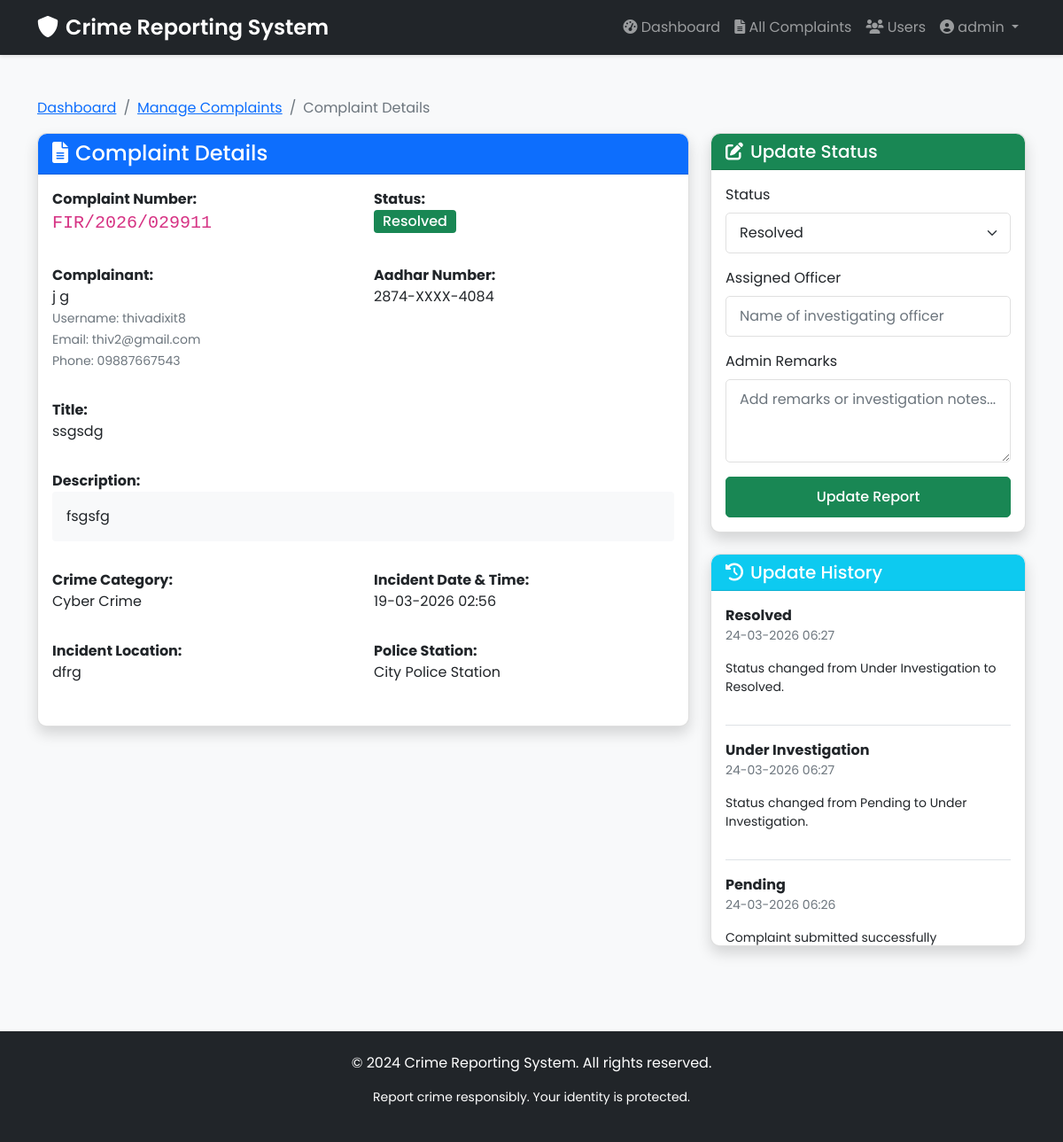
The app's page /admin/report/2 (signed in) with its own data.
### app/models.py (models this page shows, shortened)
class User(UserMixin, db.Model):
    id = db.Column(db.Integer, primary_key=True)
    username = db.Column(db.String(80), unique=True, nullable=False)
    email = db.Column(db.String(120), unique=True, nullable=False)
    password_hash = db.Column(db.String(200), nullable=False)
    full_name = db.Column(db.String(100))
    phone = db.Column(db.String(20))
    aadhar_number = db.Column(db.String(12), unique=True)
    is_admin = db.Column(db.Boolean, default=False)
    is_active = db.Column(db.Boolean, default=True)
    created_at = db.Column(db.DateTime, default=datetime.utcnow)
    reports = db.relationship('Report', backref='complainant', lazy=True)

class Report(db.Model):
    id = db.Column(db.Integer, primary_key=True)
    complaint_number = db.Column(db.String(20), unique=True, nullable=False)
    user_id = db.Column(db.Integer, db.ForeignKey('user.id'), nullable=False)
    title = db.Column(db.String(200), nullable=False)
    description = db.Column(db.Text, nullable=False)
    crime_category = db.Column(db.String(50), nullable=False)
    incident_date = db.Column(db.DateTime, nullable=False)
    incident_location = db.Column(db.String(200), nullable=False)
    police_station = db.Column(db.String(100), nullable=False)
    evidence_file = db.Column(db.String(200))
    status = db.Column(db.String(20), default='Pending')
    status_updated_at = db.Column(db.DateTime, default=datetime.utcnow)
    assigned_officer = db.Column(db.String(100))
    created_at = db.Column(db.DateTime, default=datetime.utcnow)
    updated_at = db.Column(db.DateTime, default=datetime.utcnow, onupdate=datetime.utcnow)
    admin_remarks = db.Column(db.Text)

class ReportUpdate(db.Model):
    id = db.Column(db.Integer, primary_key=True)
    report_id = db.Column(db.Integer, db.ForeignKey('report.id'), nullable=False)
    status = db.Column(db.String(20))
    remarks = db.Column(db.Text)
    created_at = db.Column(db.DateTime, default=datetime.utcnow)
    report = db.relationship('Report', backref='updates', lazy=True)

### app/routes/admin.py (the view)
@bp.route('/report/<int:report_id>')
@login_required
@admin_required
def view_report(report_id):
    report = Report.query.get_or_404(report_id)
    form = ReportUpdateForm()
    form.status.data = report.status
    form.assigned_officer.data = report.assigned_officer
    form.remarks.data = report.admin_remarks
    return render_template('admin/view_report.html', title='View Complaint', report=report, form=form)

### app/forms.py
class ReportUpdateForm(FlaskForm):
    status = SelectField('Status', choices=[
        ('Pending', 'Pending'),
        ('Under Investigation', 'Under Investigation'),
        ('Evidence Collected', 'Evidence Collected'),
        ('Resolved', 'Resolved'),
        ('Rejected', 'Rejected')
    ], validators=[DataRequired()])
    remarks = TextAreaField('Admin Remarks', validators=[Optional()])
    assigned_officer = StringField('Assigned Officer', validators=[Optional(), Length(max=100)])
    submit = SubmitField('Update Report')

### app/models.py (called while the page is built)
@login_manager.user_loader
def load_user(user_id):
    return User.query.get(int(user_id))

### app/routes/admin.py (called while the page is built)
def admin_required(f):
    @wraps(f)
    def decorated_function(*args, **kwargs):
        if (
            not current_user.is_authenticated
            or not current_user.is_admin
            or not current_user.is_active
        ):
            flash('You do not have permission to access this page.', 'danger')
            return redirect(url_for('auth.index'))
        return f(*args, **kwargs)
    return decorated_function

### app/templates/admin/view_report.html (shortened to what this page needs)
{% extends "base.html" %}
{% block content %}
<div class="container py-5">
    <div class="row">
        <div class="col-12">
            <nav aria-label="breadcrumb">
                <ol class="breadcrumb">
                    <li class="breadcrumb-item"><a href="{{ url_for('admin.dashboard') }}">Dashboard</a></li>
                    <li class="breadcrumb-item"><a href="{{ url_for('admin.manage_reports') }}">Manage Complaints</a></li>
                    <li class="breadcrumb-item active">Complaint Details</li>
                </ol>
            </nav>
        </div>
    </div>
    <div class="row">
        <div class="col-lg-8">
            <div class="card shadow mb-4">
                <div class="card-header bg-primary text-white">
                    <h4 class="mb-0"><i class="fas fa-file-alt me-2"></i>Complaint Details</h4>
                </div>
                <div class="card-body">
                    <div class="row mb-3">
                        <div class="col-md-6">
                            <strong>Complaint Number:</strong>
                            <p><code class="fs-5">{{ report.complaint_number }}</code></p>
                        </div>
                        <div class="col-md-6">
                            <strong>Status:</strong>
                            <p>
                                {% if report.status == 'Pending' %}
                                    <span class="badge bg-warning fs-6">Pending</span>
                                {% elif report.status == 'Under Investigation' %}
                                    <span class="badge bg-info fs-6">Under Investigation</span>
                                {% elif report.status == 'Evidence Collected' %}
                                    <span class="badge bg-secondary fs-6">Evidence Collected</span>
                                {% elif report.status == 'Resolved' %}
                                    <span class="badge bg-success fs-6">Resolved</span>
                                {% elif report.status == 'Rejected' %}
                                    <span class="badge bg-danger fs-6">Rejected</span>
                                {% else %}
                                    <span class="badge bg-secondary fs-6">{{ report.status }}</span>
                                {% endif %}
                            </p>
                        </div>
                    </div>
                    <div class="row mb-3">
                        <div class="col-md-6">
                            <strong>Complainant:</strong>
                            <p>
                                {{ report.complainant.full_name }}<br>
                                <small class="text-muted">Username: {{ report.complainant.username }}</small><br>
                                <small class="text-muted">Email: {{ report.complainant.email }}</small><br>
                                <small class="text-muted">Phone: {{ report.complainant.phone }}</small>
                            </p>
                        </div>
                        <div class="col-md-6">
                            <strong>Aadhar Number:</strong>
                            <p>{{ report.complainant.aadhar_number[:4] }}-XXXX-{{ report.complainant.aadhar_number[-4:] }}</p>
                        </div>
                    </div>
                    <div class="row mb-3">
                        <div class="col-12">
                            <strong>Title:</strong>
                            <p>{{ report.title }}</p>
                        </div>
                    </div>
                    <div class="row mb-3">
                        <div class="col-12">
                            <strong>Description:</strong>
                            <p class="bg-light p-3 rounded">{{ report.description }}</p>
                        </div>
                    </div>
                    <div class="row mb-3">
                        <div class="col-md-6">
                            <strong>Crime Category:</strong>
                            <p>{{ report.crime_category }}</p>
                        </div>
                        <div class="col-md-6">
                            <strong>Incident Date & Time:</strong>
                            <p>{{ report.incident_date.strftime('%d-%m-%Y %H:%M') }}</p>
                        </div>
                    </div>
                    <div class="row mb-3">
                        <div class="col-md-6">
                            <strong>Incident Location:</strong>
                            <p>{{ report.incident_location }}</p>
                        </div>
                        <div class="col-md-6">
                            <strong>Police Station:</strong>
                            <p>{{ report.police_station }}</p>
                        </div>
                    </div>
                </div>
            </div>
        </div>
        <div class="col-lg-4">
            <div class="card shadow mb-4">
                <div class="card-header bg-success text-white">
                    <h5 class="mb-0"><i class="fas fa-edit me-2"></i>Update Status</h5>
                </div>
                <div class="card-body">
                    <form method="POST" action="{{ url_for('admin.update_report', report_id=report.id) }}">
                        <div class="mb-3">
                            {{ form.status.label(class="form-label") }}
                            {{ form.status(class="form-select") }}
                        </div>
                        <div class="mb-3">
                            {{ form.assigned_officer.label(class="form-label") }}
                            {{ form.assigned_officer(class="form-control", placeholder="Name of investigating officer") }}
                        </div>
                        <div class="mb-3">
                            {{ form.remarks.label(class="form-label") }}
                            {{ form.remarks(class="form-control", rows="3", placeholder="Add remarks or investigation notes...") }}
                        </div>
                        <div class="d-grid">
                            {{ form.submit(class="btn btn-success") }}
                        </div>
                    </form>
                </div>
            </div>
            <div class="card shadow">
                <div class="card-header bg-info text-white">
                    <h5 class="mb-0"><i class="fas fa-history me-2"></i>Update History</h5>
                </div>
                <div class="card-body" style="max-height: 400px; overflow-y: auto;">
                    {% if report.updates %}
                        {% for update in report.updates|reverse %}
                            <div class="mb-3 pb-3 border-bottom">
                                <strong>{{ update.status }}</strong>
                                <p class="small text-muted">{{ update.created_at.strftime('%d-%m-%Y %H:%M') }}</p>
                                <p class="small">{{ update.remarks }}</p>
                            </div>
                        {% endfor %}
                    {% else %}
                        <p class="text-muted text-center">No updates yet</p>
                    {% endif %}
                </div>
            </div>
        </div>
    </div>
</div>
{% endblock %}

### app/templates/base.html (shortened to what this page needs)
<!DOCTYPE html>
<html lang="en">
<head>
    <link href="https://cdn.jsdelivr.net/npm/bootstrap@5.1.3/dist/css/bootstrap.min.css" rel="stylesheet">
    <link rel="stylesheet" href="https://cdnjs.cloudflare.com/ajax/libs/font-awesome/6.0.0/css/all.min.css">
    <link rel="stylesheet" href="{{ url_for('static', filename='css/style.css') }}">
</head>
<body>
    <nav class="navbar navbar-expand-lg navbar-dark bg-dark">
        <div class="container">
            <a class="navbar-brand" href="{{ url_for('auth.index') }}">
                <i class="fas fa-shield-alt me-2"></i>Crime Reporting System
            </a>
            <div class="collapse navbar-collapse" id="navbarNav">
                <ul class="navbar-nav ms-auto">
                    {% if current_user.is_authenticated %}
                        <li class="nav-item">
                            <a class="nav-link" href="{{ url_for('user.dashboard') if not current_user.is_admin else url_for('admin.dashboard') }}">
                                <i class="fas fa-tachometer-alt"></i> Dashboard
                            </a>
                        </li>
                        {% if current_user.is_admin %}
                            <li class="nav-item">
                                <a class="nav-link" href="{{ url_for('admin.manage_reports') }}">
                                    <i class="fas fa-file-alt"></i> All Complaints
                                </a>
                            </li>
                            <li class="nav-item">
                                <a class="nav-link" href="{{ url_for('admin.manage_users') }}">
                                    <i class="fas fa-users"></i> Users
                                </a>
                            </li>
                        {% endif %}
                        <li class="nav-item dropdown">
                            <a class="nav-link dropdown-toggle" href="#" id="userDropdown" role="button" data-bs-toggle="dropdown">
                                <i class="fas fa-user-circle"></i> {{ current_user.username }}
                            </a>
                        </li>
                    {% endif %}
                </ul>
            </div>
        </div>
    </nav>
    <main>
        {% block content %}{% endblock %}
    </main>
    <footer class="bg-dark text-white mt-5 py-4">
        <div class="container text-center">
            <p>&copy; 2024 Crime Reporting System. All rights reserved.</p>
            <p class="small">Report crime responsibly. Your identity is protected.</p>
        </div>
    </footer>
</body>
</html>

### app/static/css/style.css (style rules this page uses)
:root { --primary-color: #667eea; --secondary-color: #764ba2; --danger-color: #dc3545; --success-color: #28a745; --warning-color: #ffc107; --info-color: #17a2b8; }
body { font-family: 'Poppins', sans-serif; background-color: #f8f9fa; min-height: 100vh; display: flex; flex-direction: column; }
main { flex: 1; }
.navbar { box-shadow: 0 2px 4px rgba(0,0,0,0.1); }
.navbar-brand { font-weight: 600; font-size: 1.5rem; }
.card { border-radius: 10px; transition: transform 0.3s, box-shadow 0.3s; }
.card-header { border-radius: 10px 10px 0 0 !important; font-weight: 600; }
.btn { border-radius: 5px; padding: 10px 20px; font-weight: 500; transition: all 0.3s; }
.form-control, .form-select { border-radius: 5px; border: 1px solid #e0e0e0; padding: 10px 15px; transition: all 0.3s; }
.badge { padding: 5px 10px; font-weight: 500; }
.card, .alert { animation: fadeIn 0.5s ease-out; }

### records on screen
User: username "admin"
Report: complaint_number "FIR/2026/029911", title "ssgsdg", description "fsgsfg", crime_category "Cyber Crime", incident_date "19-03-2026 02:56", incident_location "dfrg", police_station "City Police Station", status "Resolved"
User: complainant.full_name "j g", complainant.username "thivadixit8", complainant.email "thiv2@gmail.com", complainant.phone "09887667543", complainant "2874", complainant "4084"
ReportUpdate: status "Resolved", created_at "24-03-2026 06:27", remarks "Status changed from Under Investigation to Resolved."
ReportUpdate: status "Under Investigation", created_at "24-03-2026 06:27", remarks "Status changed from Pending to Under Investigation."
ReportUpdate: status "Pending", created_at "24-03-2026 06:26", remarks "Complaint submitted successfully"
